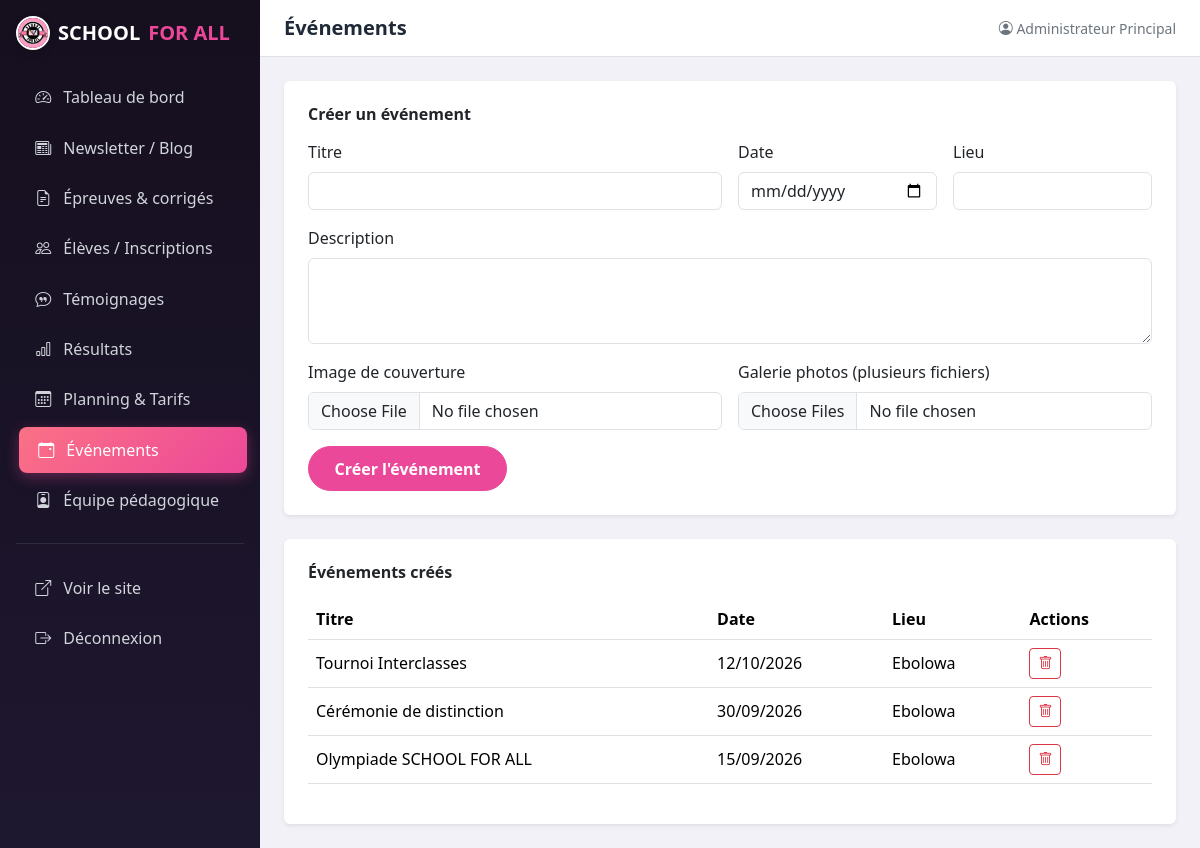
The page /admin/evenements.php (signed in) on the database its author committed.
### tables this page shows
CREATE TABLE evenements (
    id                INT AUTO_INCREMENT PRIMARY KEY,
    titre             VARCHAR(200) NOT NULL,
    description       TEXT DEFAULT NULL,
    date_evenement    DATE NOT NULL,
    lieu              VARCHAR(150) DEFAULT NULL,
    image_couverture  VARCHAR(255) DEFAULT NULL,
    cree_le           DATETIME NOT NULL DEFAULT CURRENT_TIMESTAMP
);

### app/models/Evenement.php (called while the page is built, shortened)
<?php
class Evenement
{
    public static function tous(): array
    {
        $pdo = Database::getConnexion();
        return $pdo->query("SELECT * FROM evenements ORDER BY date_evenement DESC")->fetchAll();
    }
}

### admin/evenements.php (the view, shortened to what this page needs)
<?php
$evenements = Evenement::tous();
require __DIR__ . '/includes/admin-header.php';
?>
<div class="card border-0 shadow-sm p-4 mb-4">
  <h6 class="fw-bold mb-3">Créer un événement</h6>
  <form method="post" enctype="multipart/form-data">
    <div class="row g-3">
      <div class="col-md-6">
        <label class="form-label">Titre</label>
        <input type="text" class="form-control" name="titre" required>
      </div>
      <div class="col-md-3">
        <label class="form-label">Date</label>
        <input type="date" class="form-control" name="date_evenement" required>
      </div>
      <div class="col-md-3">
        <label class="form-label">Lieu</label>
        <input type="text" class="form-control" name="lieu">
      </div>
      <div class="col-12">
        <label class="form-label">Description</label>
        <textarea class="form-control" name="description" rows="3"></textarea>
      </div>
      <div class="col-md-6">
        <label class="form-label">Image de couverture</label>
        <input type="file" class="form-control" name="image_couverture" accept="image/*">
      </div>
      <div class="col-md-6">
        <label class="form-label">Galerie photos (plusieurs fichiers)</label>
        <input type="file" class="form-control" name="galerie[]" accept="image/*" multiple>
      </div>
      <div class="col-12">
        <button type="submit" class="btn btn-sfa-primary">Créer l'événement</button>
      </div>
    </div>
  </form>
</div>
<div class="card border-0 shadow-sm p-4">
  <h6 class="fw-bold mb-3">Événements créés</h6>
  <table class="table align-middle">
    <thead><tr><th>Titre</th><th>Date</th><th>Lieu</th><th>Actions</th></tr></thead>
    <tbody>
      <?php foreach ($evenements as $e): ?>
        <tr>
          <td><?= htmlspecialchars($e['titre']) ?></td>
          <td><?= date('d/m/Y', strtotime($e['date_evenement'])) ?></td>
          <td><?= htmlspecialchars($e['lieu'] ?? '') ?></td>
          <td><a href="evenements.php?supprimer=<?= $e['id'] ?>" class="btn btn-sm btn-outline-danger" onclick="return confirm('Supprimer ?')"><i class="bi bi-trash"></i></a></td>
        </tr>
      <?php endforeach; ?>
    </tbody>
  </table>
</div>
<?php require __DIR__ . '/includes/admin-footer.php'; ?>

### public/assets/css/styles.css (style rules this page uses)
:root { --sfa-pink: #EC4899; --sfa-pink-dark: #831843; --sfa-pink-light: #FCE7F3; --sfa-dark: #1F2937; --sfa-grey: #6B7280; --bs-primary: var(--sfa-pink); --bs-primary-rgb: 236, 72, 153; }
body { font-family: 'Segoe UI', Roboto, Arial, sans-serif; color: var(--sfa-dark); }
a { color: var(--sfa-pink); }
.btn-sfa-primary { background-color: var(--sfa-pink); border-color: var(--sfa-pink); color: #fff; font-weight: 600; border-radius: 50px; padding: 0.6rem 1.6rem; }
:root { --sfa-grad-1: linear-gradient(135deg, #F472B6 0%, #C026D3 100%); --sfa-grad-2: linear-gradient(135deg, #FB7185 0%, #EC4899 100%); --sfa-grad-3: linear-gradient(135deg, #E879F9 0%, #831843 100%); --sfa-navy: #150F1E; --sfa-navy-light: #1E1730; }
body.sfa-admin-body { background: #F3F1F8; }

### rows shown on the page
evenements: titre "Tournoi Interclasses", date_evenement "12/10/2026", lieu "Ebolowa"
evenements: titre "Cérémonie de distinction", date_evenement "30/09/2026", lieu "Ebolowa"
evenements: titre "Olympiade SCHOOL FOR ALL", date_evenement "15/09/2026", lieu "Ebolowa"

### other values the page prints
$titrePage "Événements"
Auth::nomAdmin() "Administrateur Principal"
